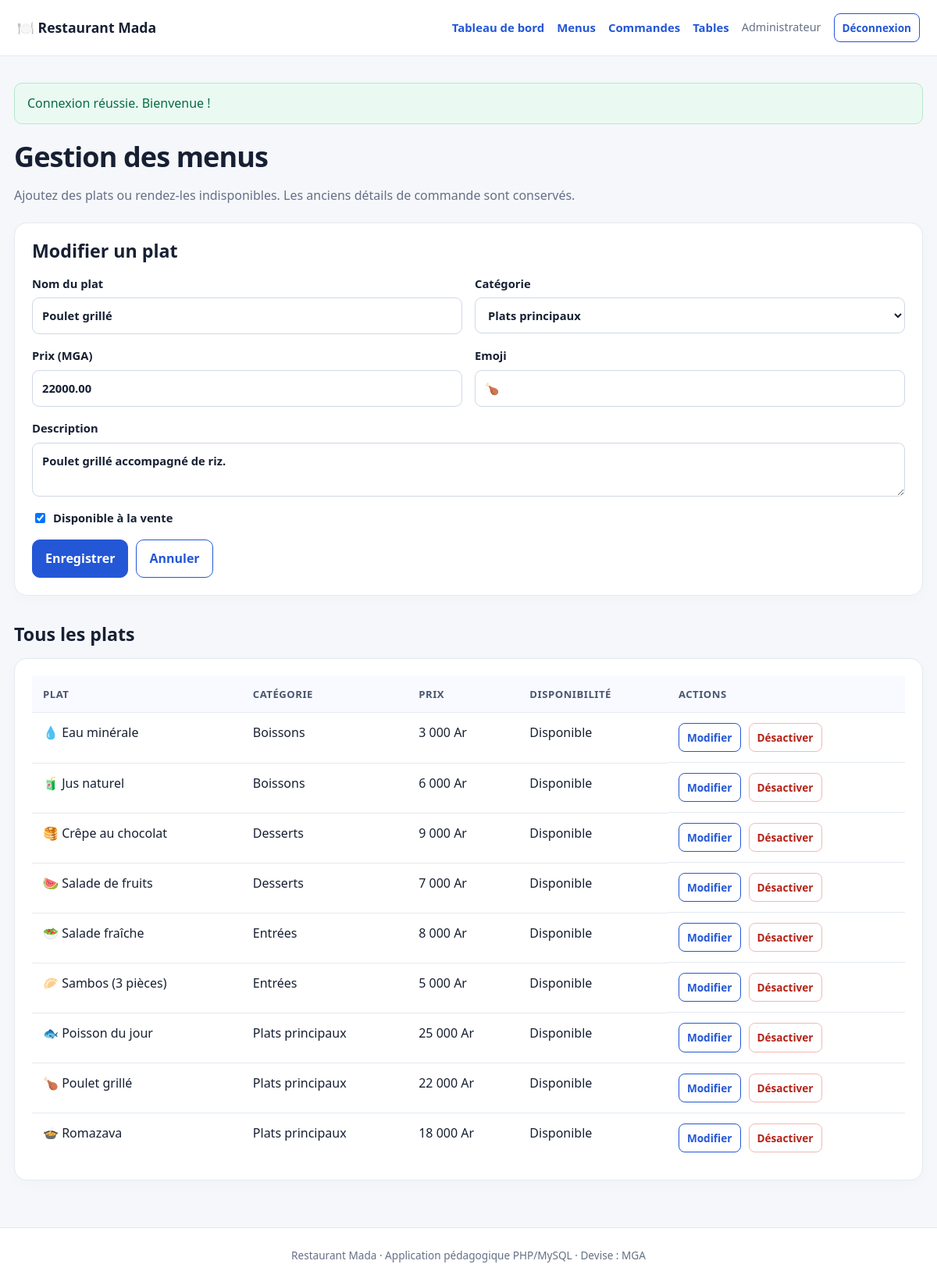
The app's page /admin/menu.php?edit=4 (signed in) with its own data.
### tables this page shows
CREATE TABLE menu_items (
    id INT UNSIGNED AUTO_INCREMENT PRIMARY KEY,
    category_id INT UNSIGNED NOT NULL,
    name VARCHAR(120) NOT NULL,
    description VARCHAR(500) NOT NULL DEFAULT '',
    price DECIMAL(12,2) NOT NULL,
    emoji VARCHAR(16) NOT NULL DEFAULT '🍽️',
    available TINYINT(1) NOT NULL DEFAULT 1,
    created_at TIMESTAMP NOT NULL DEFAULT CURRENT_TIMESTAMP,
    CONSTRAINT fk_menu_category FOREIGN KEY (category_id) REFERENCES categories(id),
    CONSTRAINT chk_menu_price CHECK (price > 0)
);

CREATE TABLE categories (
    id INT UNSIGNED AUTO_INCREMENT PRIMARY KEY,
    name VARCHAR(80) NOT NULL UNIQUE
);

### includes/functions.php (called while the page is built, shortened)
<?php
function e(mixed $value): string {
    return htmlspecialchars((string)$value, ENT_QUOTES | ENT_SUBSTITUTE, 'UTF-8');
}
function money(mixed $amount): string {
    return number_format((float)$amount, 0, ',', ' ') . ' Ar';
}

### admin/menu.php (the view, shortened to what this page needs)
<?php
require_once __DIR__ . '/../config/config.php';
require_once __DIR__ . '/../includes/functions.php';
$categories = $pdo->query('SELECT id,name FROM categories ORDER BY name')->fetchAll();
$editItem = null;
if (isset($_GET['edit'])) {
    $editId = positive_int($_GET['edit']);
    if ($editId) { $st=$pdo->prepare('SELECT * FROM menu_items WHERE id=?'); $st->execute([$editId]); $editItem=$st->fetch() ?: null; }
}
$items = $pdo->query('SELECT m.*, c.name AS category_name FROM menu_items m JOIN categories c ON c.id=m.category_id ORDER BY c.name,m.name')->fetchAll();
require __DIR__ . '/../includes/header.php';
?>
<h1>Gestion des menus</h1><p class="muted">Ajoutez des plats ou rendez-les indisponibles. Les anciens détails de commande sont conservés.</p>
<section class="form-card">
    <h2><?= $editItem ? 'Modifier un plat' : 'Ajouter un plat' ?></h2>
    <form method="post" class="form-grid">
        <label>Nom du plat<input name="name" required maxlength="120" value="<?= e($editItem['name'] ?? '') ?>"></label>
        <label>Catégorie<select name="category_id" required><option value="">-- Choisir --</option><?php foreach ($categories as $c): ?><option value="<?= (int)$c['id'] ?>" <?= (int)($editItem['category_id'] ?? 0)===(int)$c['id']?'selected':'' ?>><?= e($c['name']) ?></option><?php endforeach; ?></select></label>
        <label>Prix (MGA)<input type="number" name="price" min="1" step="1" required value="<?= e($editItem['price'] ?? '') ?>"></label>
        <label>Emoji<input name="emoji" maxlength="16" value="<?= e($editItem['emoji'] ?? '🍽️') ?>"></label>
        <label class="full-width">Description<textarea name="description" rows="2" maxlength="500"><?= e($editItem['description'] ?? '') ?></textarea></label>
        <label class="check-label"><input type="checkbox" name="available" value="1" <?= (!$editItem || $editItem['available'])?'checked':'' ?>> Disponible à la vente</label>
        <div class="full-width actions"><button class="button" type="submit"><?= $editItem ? 'Enregistrer' : 'Ajouter le plat' ?></button><?php if ($editItem): ?><a class="button button-outline" href="/restaurant-gestion/admin/menu.php">Annuler</a><?php endif; ?></div>
    </form>
</section>
<h2 class="section">Tous les plats</h2>
<div class="table-wrap card"><table><thead><tr><th>Plat</th><th>Catégorie</th><th>Prix</th><th>Disponibilité</th><th>Actions</th></tr></thead><tbody>
<?php foreach ($items as $item): ?><tr><td><?= e($item['emoji']) ?> <?= e($item['name']) ?></td><td><?= e($item['category_name']) ?></td><td><?= money($item['price']) ?></td><td><?= $item['available']?'Disponible':'Indisponible' ?></td><td class="actions"><a class="button button-small button-outline" href="?edit=<?= (int)$item['id'] ?>">Modifier</a><?php if ($item['available']): ?><form method="post" class="inline-form" data-confirm="Désactiver ce plat ?"><input type="hidden" name="csrf_token" value="<?= e(csrf_token()) ?>"><input type="hidden" name="action" value="delete"><input type="hidden" name="id" value="<?= (int)$item['id'] ?>"><button class="button button-small button-danger" type="submit">Désactiver</button></form><?php endif; ?></td></tr><?php endforeach; ?>
</tbody></table></div>
<?php require __DIR__ . '/../includes/footer.php'; ?>

### assets/style.css (style rules this page uses)
:root { --blue:#2457d6;--blue-dark:#183b91;--ink:#172033;--muted:#667085;--line:#e4e9f2;--bg:#f5f7fb;--white:#fff;--green:#12805c;--red:#b42318;--radius:16px }
* { box-sizing:border-box }
body { margin:0;background:var(--bg);color:var(--ink);font:16px/1.55 system-ui,-apple-system,"Segoe UI",sans-serif }
a { color:var(--blue);text-decoration:none }
.section { margin-top:36px }
.section h2,h1,h2,h3 { line-height:1.2 }
h1 { font-size:clamp(1.8rem,3vw,2.5rem);letter-spacing:-.025em;margin:0 0 12px }
h2 { font-size:1.45rem;margin:0 0 16px }
.muted,small { color:var(--muted) }
.card,.form-card,.stat-card { background:#fff;border:1px solid var(--line);border-radius:var(--radius);padding:22px;box-shadow:0 5px 20px #17203305 }
.button { display:inline-flex;justify-content:center;align-items:center;gap:8px;border:1px solid var(--blue);border-radius:10px;background:var(--blue);color:white;padding:11px 16px;font:inherit;font-weight:700;cursor:pointer;white-space:nowrap }
.button-outline { background:#fff;color:var(--blue) }
.button-danger { background:#fff;color:var(--red);border-color:#f2b8b5 }
.button-small { font-size:.85rem;padding:7px 10px;border-radius:8px }
.actions { display:flex;gap:10px;align-items:center;flex-wrap:wrap }
.inline-form { display:inline-flex;margin:0 }
.form-card { margin:22px 0 }
.stack label,.form-grid label { display:flex;flex-direction:column;gap:7px;font-weight:650;font-size:.92rem }
input,select,textarea { width:100%;padding:11px 12px;border:1px solid #cfd7e6;border-radius:9px;background:#fff;color:var(--ink);font:inherit;min-width:0 }
input[type=checkbox] { width:auto }
.check-label { flex-direction:row!important;align-items:center }
.form-grid { display:grid;grid-template-columns:repeat(2,minmax(0,1fr));gap:16px }
.full-width { grid-column:1/-1 }
.table-wrap { overflow-x:auto }
.table-wrap table { width:100%;border-collapse:collapse;min-width:660px }
.table-wrap th,.table-wrap td { text-align:left;padding:13px 14px;border-bottom:1px solid var(--line);vertical-align:top }
.table-wrap th { background:#f8faff;color:#4a5670;font-size:.82rem;text-transform:uppercase;letter-spacing:.04em }
.table-wrap tr:last-child td { border-bottom:0 }

### records on screen
menu_items: name "Poulet grillé", category_id "Plats principaux", price "22000.00", emoji "🍗", description "Poulet grillé accompagné de riz.", available "☑", category.name "Plats principaux", price "22 000 Ar", shows "Disponible"
menu_items: emoji "💧", name "Eau minérale", category.name "Boissons", price "3 000 Ar", available "Disponible"
menu_items: emoji "🧃", name "Jus naturel", category.name "Boissons", price "6 000 Ar", available "Disponible"
menu_items: emoji "🥞", name "Crêpe au chocolat", category.name "Desserts", price "9 000 Ar", available "Disponible"
menu_items: emoji "🍉", name "Salade de fruits", category.name "Desserts", price "7 000 Ar", available "Disponible"
menu_items: emoji "🥗", name "Salade fraîche", category.name "Entrées", price "8 000 Ar", available "Disponible"
menu_items: emoji "🥟", name "Sambos (3 pièces)", category.name "Entrées", price "5 000 Ar", available "Disponible"
menu_items: emoji "🐟", name "Poisson du jour", category.name "Plats principaux", price "25 000 Ar", available "Disponible"
menu_items: emoji "🍲", name "Romazava", category.name "Plats principaux", price "18 000 Ar", available "Disponible"

### other values on screen
$user['name'] "Administrateur"
$flashMessage['message'] "Connexion réussie. Bienvenue !"
